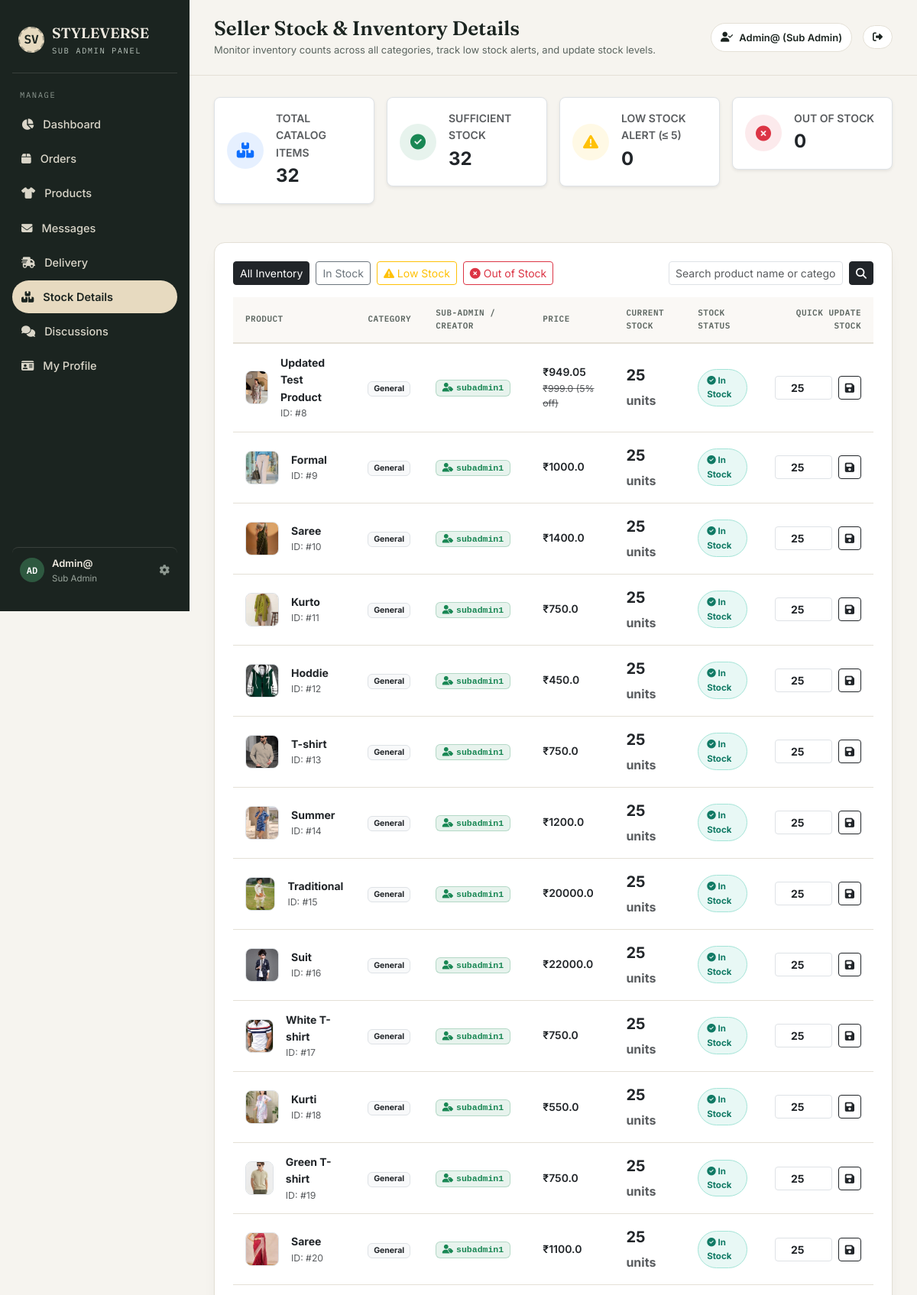
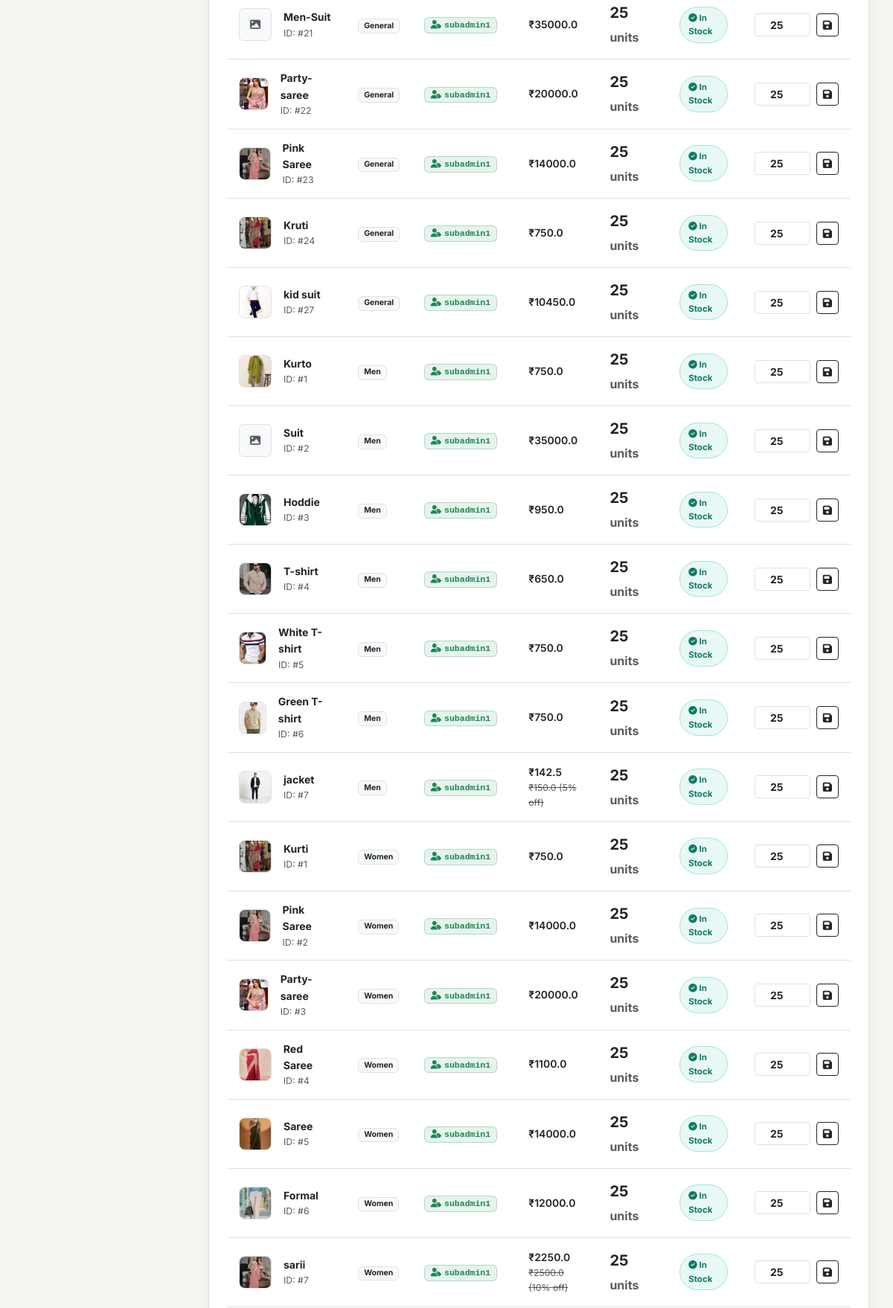
Page /admin-panel/stock/ (signed in, upper part) on the committed database (2 pictures, top to bottom).
### shopapp/models.py (models this page shows)
class Product(models.Model):
    name = models.CharField(max_length=50)
    price = models.FloatField()
    discount = models.FloatField(default=0, help_text='Discount percentage (0-100)')
    stock = models.IntegerField(default=25, help_text='Stock quantity available')
    image = models.ImageField(upload_to='Product')
    created_by = models.ForeignKey(User, on_delete=models.SET_NULL, null=True, blank=True, related_name='added_general_products', help_text='Sub-Admin who added this product')
    def get_discounted_price(self):
        if self.discount > 0:
            return round(self.price * (1 - self.discount / 100), 2)
        return self.price
    def is_low_stock(self):
        return 0 < self.stock <= 5
    def is_out_of_stock(self):
        return self.stock <= 0
    @property
    def image_url(self):
        try:
            if not self.image:
                return ''
            full_path = os.path.join(settings.MEDIA_ROOT, str(self.image))
            if not os.path.exists(full_path):
                return ''
            return self.image.url
        except (ValueError, AttributeError):
            return ''
    @property
    def model_name(self):
        return 'product'
    @property
    def added_by_name(self):
        if self.created_by:
            return self.created_by.first_name or self.created_by.username
        return 'Store Admin'

class Men(models.Model):
    name = models.CharField(max_length=50)
    price = models.FloatField()
    discount = models.FloatField(default=0, help_text='Discount percentage (0-100)')
    stock = models.IntegerField(default=25, help_text='Stock quantity available')
    image = models.ImageField(upload_to='Product')
    created_by = models.ForeignKey(User, on_delete=models.SET_NULL, null=True, blank=True, related_name='added_men_products', help_text='Sub-Admin who added this product')
    def get_discounted_price(self):
        if self.discount > 0:
            return round(self.price * (1 - self.discount / 100), 2)
        return self.price
    def is_low_stock(self):
        return 0 < self.stock <= 5
    def is_out_of_stock(self):
        return self.stock <= 0
    @property
    def image_url(self):
        try:
            if not self.image:
                return ''
            full_path = os.path.join(settings.MEDIA_ROOT, str(self.image))
            if not os.path.exists(full_path):
                return ''
            return self.image.url
        except (ValueError, AttributeError):
            return ''
    @property
    def model_name(self):
        return 'men'
    @property
    def added_by_name(self):
        if self.created_by:
            return self.created_by.first_name or self.created_by.username
        return 'Store Admin'

class Women(models.Model):
    name = models.CharField(max_length=50)
    price = models.FloatField()
    discount = models.FloatField(default=0, help_text='Discount percentage (0-100)')
    stock = models.IntegerField(default=25, help_text='Stock quantity available')
    image = models.ImageField(upload_to='Product')
    created_by = models.ForeignKey(User, on_delete=models.SET_NULL, null=True, blank=True, related_name='added_women_products', help_text='Sub-Admin who added this product')
    def get_discounted_price(self):
        if self.discount > 0:
            return round(self.price * (1 - self.discount / 100), 2)
        return self.price
    def is_low_stock(self):
        return 0 < self.stock <= 5
    def is_out_of_stock(self):
        return self.stock <= 0
    @property
    def image_url(self):
        try:
            if not self.image:
                return ''
            full_path = os.path.join(settings.MEDIA_ROOT, str(self.image))
            if not os.path.exists(full_path):
                return ''
            return self.image.url
        except (ValueError, AttributeError):
            return ''
    @property
    def model_name(self):
        return 'women'
    @property
    def added_by_name(self):
        if self.created_by:
            return self.created_by.first_name or self.created_by.username
        return 'Store Admin'

### subadmin/views.py (the view, shortened to what this page needs)
# urls.py: path('stock/', views.admin_stock, name='admin_stock'),
@admin_required
def admin_stock(request):
    p1 = list(Product.objects.all())
    for p in p1: p.category_label = 'General'
    p2 = list(Men.objects.all())
    for p in p2: p.category_label = 'Men'
    p3 = list(Women.objects.all())
    for p in p3: p.category_label = 'Women'
    all_products = p1 + p2 + p3
    all_products.sort(key=lambda x: x.stock)
    stock_filter = request.GET.get('filter', 'all')
    search_q = request.GET.get('q', '').strip().lower()
    if search_q:
        all_products = [p for p in all_products if search_q in p.name.lower() or search_q in p.category_label.lower()]
    if stock_filter == 'low':
        all_products = [p for p in all_products if p.is_low_stock()]
    elif stock_filter == 'out':
        all_products = [p for p in all_products if p.is_out_of_stock()]
    elif stock_filter == 'in_stock':
        all_products = [p for p in all_products if p.stock > 5]
    all_raw = list(Product.objects.all()) + list(Men.objects.all()) + list(Women.objects.all())
    total_items = len(all_raw)
    in_stock_count = sum(1 for p in all_raw if p.stock > 5)
    low_stock_count = sum(1 for p in all_raw if p.is_low_stock())
    out_stock_count = sum(1 for p in all_raw if p.is_out_of_stock())
    return render(request, 'sub-admin/stock.html', {
        'products': all_products,
        'stock_filter': stock_filter,
        'search_q': request.GET.get('q', ''),
        'total_items': total_items,
        'in_stock_count': in_stock_count,
        'low_stock_count': low_stock_count,
        'out_stock_count': out_stock_count,
    })

### templates/sub-admin/stock.html (shortened to what this page needs)
{% extends 'sub-admin/sub_base.html' %}
{% load static %}
{% block page_title %}Seller Stock & Inventory Details{% endblock %}
{% block page_subtitle %}Monitor inventory counts across all categories, track low stock alerts, and update stock levels.{% endblock %}
{% block content %}
<div class="row g-3 mb-4">
  <div class="col-md-3">
    <div class="p-3 bg-white border rounded-3 shadow-sm d-flex align-items-center gap-3">
      <div class="rounded-circle bg-primary bg-opacity-10 text-primary p-3 d-flex align-items-center justify-content-center" style="width:48px;height:48px;">
        <i class="fa fa-boxes-stacked fa-lg"></i>
      </div>
      <div>
        <div class="text-muted small fw-semibold text-uppercase">Total Catalog Items</div>
        <div class="fs-4 fw-bold text-dark">{{ total_items }}</div>
      </div>
    </div>
  </div>
  <div class="col-md-3">
    <div class="p-3 bg-white border rounded-3 shadow-sm d-flex align-items-center gap-3">
      <div class="rounded-circle bg-success bg-opacity-10 text-success p-3 d-flex align-items-center justify-content-center" style="width:48px;height:48px;">
        <i class="fa fa-circle-check fa-lg"></i>
      </div>
      <div>
        <div class="text-muted small fw-semibold text-uppercase">Sufficient Stock</div>
        <div class="fs-4 fw-bold text-dark">{{ in_stock_count }}</div>
      </div>
    </div>
  </div>
  <div class="col-md-3">
    <div class="p-3 bg-white border rounded-3 shadow-sm d-flex align-items-center gap-3">
      <div class="rounded-circle bg-warning bg-opacity-10 text-warning p-3 d-flex align-items-center justify-content-center" style="width:48px;height:48px;">
        <i class="fa fa-triangle-exclamation fa-lg"></i>
      </div>
      <div>
        <div class="text-muted small fw-semibold text-uppercase">Low Stock Alert (≤ 5)</div>
        <div class="fs-4 fw-bold text-dark">{{ low_stock_count }}</div>
      </div>
    </div>
  </div>
  <div class="col-md-3">
    <div class="p-3 bg-white border rounded-3 shadow-sm d-flex align-items-center gap-3">
      <div class="rounded-circle bg-danger bg-opacity-10 text-danger p-3 d-flex align-items-center justify-content-center" style="width:48px;height:48px;">
        <i class="fa fa-circle-xmark fa-lg"></i>
      </div>
      <div>
        <div class="text-muted small fw-semibold text-uppercase">Out of Stock</div>
        <div class="fs-4 fw-bold text-dark">{{ out_stock_count }}</div>
      </div>
    </div>
  </div>
</div>
<div class="adm-table-wrap mb-4">
  <div class="d-flex flex-wrap justify-content-between align-items-center gap-3 mb-3">
    <div class="d-flex align-items-center gap-2">
      <a href="?filter=all" class="btn btn-sm {% if stock_filter == 'all' %}btn-dark{% else %}btn-outline-secondary{% endif %}">All Inventory</a>
      <a href="?filter=in_stock" class="btn btn-sm {% if stock_filter == 'in_stock' %}btn-dark{% else %}btn-outline-secondary{% endif %}">In Stock</a>
      <a href="?filter=low" class="btn btn-sm {% if stock_filter == 'low' %}btn-dark{% else %}btn-outline-warning{% endif %}">
        <i class="fa fa-exclamation-triangle"></i> Low Stock
      </a>
      <a href="?filter=out" class="btn btn-sm {% if stock_filter == 'out' %}btn-dark{% else %}btn-outline-danger{% endif %}">
        <i class="fa fa-times-circle"></i> Out of Stock
      </a>
    </div>
    <form method="GET" class="d-flex align-items-center gap-2" style="max-width:320px;">
      <input type="text" name="q" value="{{ search_q }}" class="form-control form-control-sm" placeholder="Search product name or category...">
      <button type="submit" class="btn btn-sm btn-dark"><i class="fa fa-search"></i></button>
    </form>
  </div>
  <table class="adm-table">
    <thead>
      <tr>
        <th>Product</th>
        <th>Category</th>
        <th>Sub-Admin / Creator</th>
        <th>Price</th>
        <th>Current Stock</th>
        <th>Stock Status</th>
        <th class="text-end">Quick Update Stock</th>
      </tr>
    </thead>
    <tbody>
      {% for p in products %}
      <tr>
        <td>
          <div class="d-flex align-items-center gap-3">
            {% if p.image_url %}
            <img src="{{ p.image_url }}" alt="{{ p.name }}" style="width:44px;height:44px;object-fit:cover;border-radius:8px;" class="border">
            {% else %}
            <div class="bg-light text-muted d-flex align-items-center justify-content-center rounded-2 border" style="width:44px;height:44px;">
              <i class="fa fa-image"></i>
            </div>
            {% endif %}
            <div>
              <div class="fw-bold text-dark">{{ p.name }}</div>
              <div class="text-muted small">ID: #{{ p.pk }}</div>
            </div>
          </div>
        </td>
        <td>
          <span class="badge bg-light text-dark border">{{ p.category_label }}</span>
        </td>
        <td>
          <span class="badge bg-success bg-opacity-10 text-success border border-success border-opacity-25 font-monospace fw-semibold" style="font-size:11.5px;">
            <i class="fa fa-user-tag me-1"></i>{{ p.added_by_name }}
          </span>
        </td>
        <td>
          <div class="fw-semibold text-dark">₹{{ p.get_discounted_price }}</div>
          {% if p.discount > 0 %}
          <div class="text-muted small text-decoration-line-through">₹{{ p.price }} ({{ p.discount|stringformat:".0f" }}% off)</div>
          {% endif %}
        </td>
        <td>
          <span class="fs-5 fw-bold {% if p.is_out_of_stock %}text-danger{% elif p.is_low_stock %}text-warning{% else %}text-dark{% endif %}">
            {{ p.stock }} <small class="fs-6 text-muted font-normal">units</small>
          </span>
        </td>
        <td>
          {% if p.is_out_of_stock %}
          <span class="adm-badge badge-cancelled"><i class="fa fa-circle-xmark"></i> Out of Stock</span>
          {% elif p.is_low_stock %}
          <span class="adm-badge badge-processing"><i class="fa fa-exclamation-triangle"></i> Low Stock</span>
          {% else %}
          <span class="adm-badge badge-completed"><i class="fa fa-check-circle"></i> In Stock</span>
          {% endif %}
        </td>
        <td class="text-end">
          <form method="POST" class="d-inline-flex align-items-center justify-content-end gap-2" style="max-width:200px;margin-left:auto;">
            <input type="number" name="stock" value="{{ p.stock }}" min="0" class="form-control form-control-sm text-center fw-bold" style="width:75px;">
            <button type="submit" class="btn btn-sm btn-outline-dark" title="Save Stock">
              <i class="fa fa-save"></i>
            </button>
          </form>
        </td>
      </tr>
      {% endfor %}
    </tbody>
  </table>
</div>
{% endblock %}

### templates/sub-admin/sub_base.html (shortened to what this page needs)
{% load static %}
<!DOCTYPE html>
<html lang="en">
<head>
  <link rel="stylesheet" href="https://cdnjs.cloudflare.com/ajax/libs/font-awesome/6.5.0/css/all.min.css">
  <link href="https://cdn.jsdelivr.net/npm/bootstrap@5.3.0/dist/css/bootstrap.min.css" rel="stylesheet">
  <link rel="stylesheet" href="{% static 'css/styleverse.css' %}">
</head>
<body>
  <div class="app">
    <aside class="sidebar">
      <a href="{% url 'admin_index' %}" class="brand" title="Sub-Admin Dashboard">
        <div class="brand-mark">SV</div>
        <div class="brand-text">
          <div class="name">STYLEVERSE</div>
          <div class="tag">Sub Admin Panel</div>
        </div>
      </a>
      <div class="nav-label">Manage</div>
      <nav class="nav">
        <a href="{% url 'admin_index' %}" class="{% if request.resolver_match.url_name == 'admin_index' %}active{% endif %}">
          <span class="icon"><i class="fa fa-chart-pie"></i></span>Dashboard
        </a>
        <a href="{% url 'admin_orders' %}" class="{% if request.resolver_match.url_name == 'admin_orders' %}active{% endif %}">
          <span class="icon"><i class="fa fa-box"></i></span>Orders
        </a>
        <a href="{% url 'admin_products' %}" class="{% if request.resolver_match.url_name == 'admin_products' %}active{% endif %}">
          <span class="icon"><i class="fa fa-tshirt"></i></span>Products
        </a>
        <a href="{% url 'admin_messages' %}" class="{% if request.resolver_match.url_name == 'admin_messages' %}active{% endif %}">
          <span class="icon"><i class="fa fa-envelope"></i></span>Messages
        </a>
        <a href="{% url 'admin_delivery' %}" class="{% if request.resolver_match.url_name == 'admin_delivery' %}active{% endif %}">
          <span class="icon"><i class="fa fa-truck-fast"></i></span>Delivery
        </a>
        <a href="{% url 'admin_stock' %}" class="{% if request.resolver_match.url_name == 'admin_stock' %}active{% endif %}">
          <span class="icon"><i class="fa fa-boxes-stacked"></i></span>Stock Details
        </a>
        <a href="{% url 'admin_discussions' %}" class="{% if request.resolver_match.url_name == 'admin_discussions' %}active{% endif %}">
          <span class="icon"><i class="fa fa-comments"></i></span>Discussions
        </a>
        <a href="{% url 'admin_profile' %}" class="{% if request.resolver_match.url_name == 'admin_profile' %}active{% endif %}">
          <span class="icon"><i class="fa fa-id-card"></i></span>My Profile
        </a>
      </nav>
      <a href="{% url 'admin_profile' %}" class="sidebar-footer {% if request.resolver_match.url_name == 'admin_profile' %}active{% endif %}" title="View & Edit Profile">
        <div class="avatar-sm">{{ request.user.username|slice:':2'|upper }}</div>
        <div style="flex:1; min-width:0;">
          <div class="who">{{ request.user.get_full_name|default:request.user.username }}</div>
          <div class="role">Sub Admin</div>
        </div>
        <i class="fa fa-gear" style="font-size:13.5px; color:#8C978F; margin-left:auto;"></i>
      </a>
    </aside>
    <div class="main">
      <header class="topbar">
        <div>
          <h1>{% block page_title %}Sub-Admin Dashboard{% endblock %}</h1>
          <div class="sub">{% block page_subtitle %}Manage your seller store operations from one elegant workspace.{% endblock %}</div>
        </div>
        <div class="topbar-right">
          <a href="{% url 'admin_profile' %}" class="topbar-pill" title="My Profile" style="text-decoration:none; cursor:pointer;">
            <i class="fa fa-user-check"></i>
            {{ request.user.username }} (Sub Admin)
          </a>
          <a href="{% url 'logout' %}" class="topbar-pill" title="Logout">
            <i class="fa fa-sign-out-alt"></i>
          </a>
        </div>
      </header>
      <main class="content">
        {% block content %}{% endblock %}
      </main>
    </div>
  </div>
</body>
</html>

### rows in the picture
Product: image_url (picture), name "Updated Test Product", pk "8", category_label "General", added_by_name "subadmin1", get_discounted_price "949.05", price "999.0", discount "5", stock "25", shows "In Stock"
Product: image_url (picture), name "Formal", pk "9", category_label "General", added_by_name "subadmin1", get_discounted_price "1000.0", stock "25", shows "In Stock"
Product: image_url (picture), name "Saree", pk "10", category_label "General", added_by_name "subadmin1", get_discounted_price "1400.0", stock "25", shows "In Stock"
Product: image_url (picture), name "Kurto", pk "11", category_label "General", added_by_name "subadmin1", get_discounted_price "750.0", stock "25", shows "In Stock"
Product: image_url (picture), name "Hoddie", pk "12", category_label "General", added_by_name "subadmin1", get_discounted_price "450.0", stock "25", shows "In Stock"
Product: image_url (picture), name "T-shirt", pk "13", category_label "General", added_by_name "subadmin1", get_discounted_price "750.0", stock "25", shows "In Stock"
Product: image_url (picture), name "Summer", pk "14", category_label "General", added_by_name "subadmin1", get_discounted_price "1200.0", stock "25", shows "In Stock"
Product: image_url (picture), name "Traditional", pk "15", category_label "General", added_by_name "subadmin1", get_discounted_price "20000.0", stock "25", shows "In Stock"
Product: image_url (picture), name "Suit", pk "16", category_label "General", added_by_name "subadmin1", get_discounted_price "22000.0", stock "25", shows "In Stock"
Product: image_url (picture), name "White T-shirt", pk "17", category_label "General", added_by_name "subadmin1", get_discounted_price "750.0", stock "25", shows "In Stock"
Product: image_url (picture), name "Kurti", pk "18", category_label "General", added_by_name "subadmin1", get_discounted_price "550.0", stock "25", shows "In Stock"
Product: image_url (picture), name "Green T-shirt", pk "19", category_label "General", added_by_name "subadmin1", get_discounted_price "750.0", stock "25", shows "In Stock"
Product: image_url (picture), name "Saree", pk "20", category_label "General", added_by_name "subadmin1", get_discounted_price "1100.0", stock "25", shows "In Stock"
Product: name "Men-Suit", pk "21", category_label "General", added_by_name "subadmin1", get_discounted_price "35000.0", stock "25", shows "In Stock"
Product: image_url (picture), name "Party-saree", pk "22", category_label "General", added_by_name "subadmin1", get_discounted_price "20000.0", stock "25", shows "In Stock"
Product: image_url (picture), name "Pink Saree", pk "23", category_label "General", added_by_name "subadmin1", get_discounted_price "14000.0", stock "25", shows "In Stock"
Product: image_url (picture), name "Kruti", pk "24", category_label "General", added_by_name "subadmin1", get_discounted_price "750.0", stock "25", shows "In Stock"
Product: image_url (picture), name "kid suit", pk "27", category_label "General", added_by_name "subadmin1", get_discounted_price "10450.0", stock "25", shows "In Stock"
Men: image_url (picture), name "Kurto", pk "1", category_label "Men", added_by_name "subadmin1", get_discounted_price "750.0", stock "25", shows "In Stock"
Men: name "Suit", pk "2", category_label "Men", added_by_name "subadmin1", get_discounted_price "35000.0", stock "25", shows "In Stock"
Men: image_url (picture), name "Hoddie", pk "3", category_label "Men", added_by_name "subadmin1", get_discounted_price "950.0", stock "25", shows "In Stock"
Men: image_url (picture), name "T-shirt", pk "4", category_label "Men", added_by_name "subadmin1", get_discounted_price "650.0", stock "25", shows "In Stock"
Men: image_url (picture), name "White T-shirt", pk "5", category_label "Men", added_by_name "subadmin1", get_discounted_price "750.0", stock "25", shows "In Stock"
Men: image_url (picture), name "Green T-shirt", pk "6", category_label "Men", added_by_name "subadmin1", get_discounted_price "750.0", stock "25", shows "In Stock"
Men: image_url (picture), name "jacket", pk "7", category_label "Men", added_by_name "subadmin1", get_discounted_price "142.5", price "150.0", discount "5", stock "25", shows "In Stock"
Women: image_url (picture), name "Kurti", pk "1", category_label "Women", added_by_name "subadmin1", get_discounted_price "750.0", stock "25", shows "In Stock"
Women: image_url (picture), name "Pink Saree", pk "2", category_label "Women", added_by_name "subadmin1", get_discounted_price "14000.0", stock "25", shows "In Stock"
Women: image_url (picture), name "Party-saree", pk "3", category_label "Women", added_by_name "subadmin1", get_discounted_price "20000.0", stock "25", shows "In Stock"
Women: image_url (picture), name "Red Saree", pk "4", category_label "Women", added_by_name "subadmin1", get_discounted_price "1100.0", stock "25", shows "In Stock"
Women: image_url (picture), name "Saree", pk "5", category_label "Women", added_by_name "subadmin1", get_discounted_price "14000.0", stock "25", shows "In Stock"
Women: image_url (picture), name "Formal", pk "6", category_label "Women", added_by_name "subadmin1", get_discounted_price "12000.0", stock "25", shows "In Stock"
Women: image_url (picture), name "sarii", pk "7", category_label "Women", added_by_name "subadmin1", get_discounted_price "2250.0", price "2500.0", discount "10", stock "25", shows "In Stock"

### other values in the picture
{{ request.user.username|slice:':2'|upper }} "AD"
{{ request.user.get_full_name|default:request.user.username }} "Admin@"
{{ request.user.username }} "Admin@"
{{ total_items }} "32"
{{ in_stock_count }} "32"
{{ low_stock_count }} "0"
{{ out_stock_count }} "0"
